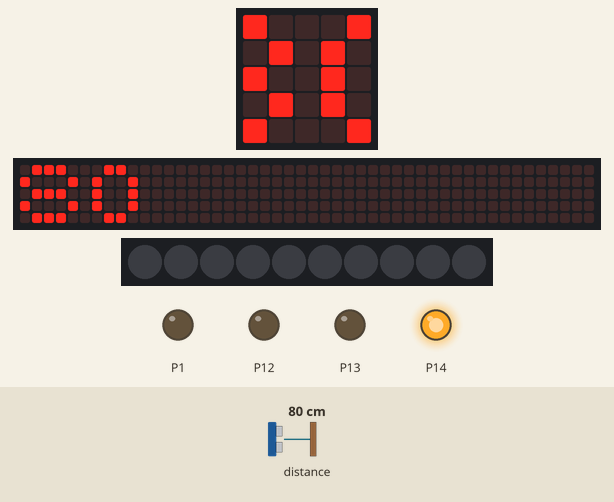
Recording of a program running on a simulated BBC micro:bit (MakeCode). On the bench: the board's 5×5 LED display, a strip that is not on the board, showing the scrolling text unrolled, 10 RGB LEDs in strip order, left to right, output pins drawn as LEDs (lit = HIGH). The inputs (shaded band) are chosen by the test bench; at power-on: distance to the obstacle 80 cm. Dim RGB values are drawn brighter than linear; the 48×5 strip is a reading aid, not a part: it shows the text the display is scrolling, unrolled, one strip-width of it at a time.

Above: at 1.28 s.
1.3 s: distance to the obstacle set to 2 cm
At 4.7 s:
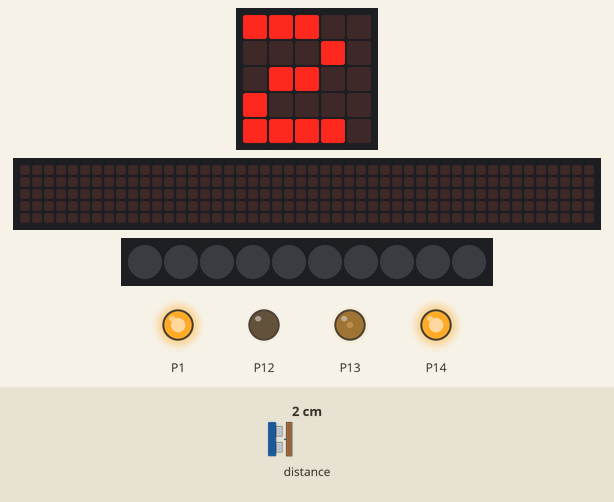
At 6.3 s:
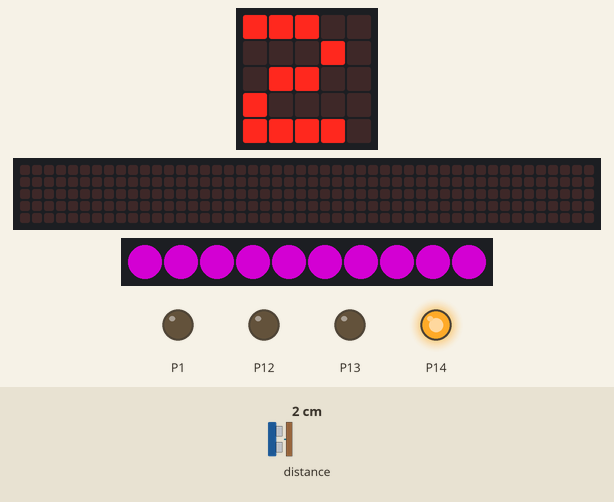
Timing chart, 0 to 22.7 s (numbered marks = the images above; inputs shaded):
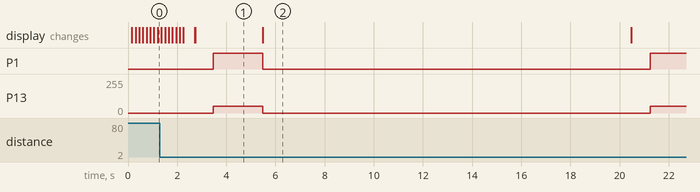

Measured:
- after the input at 1.3 s, P1: LOW → HIGH after 2.2 s, → LOW 2.0 s later, → HIGH 15.8 s later; P13: 0/255 → 50/255 after 2.2 s, → 0/255 2.0 s later, → 50/255 15.8 s later
- what the display in image 1 shows lasts 2.8 s, from 2.7 s to 5.5 s

The program:

main.ts
```typescript
let 超声波 = 0
let led灯 = neopixel.create(DigitalPin.P11, 10, NeoPixelMode.RGB)
pins.digitalWritePin(DigitalPin.P14, 1)
basic.forever(function () {
    超声波 = sonar.ping(
    DigitalPin.P8,
    DigitalPin.P9,
    PingUnit.Centimeters
    )
    basic.showNumber(超声波)
    if (超声波 < 20) {
        pins.digitalWritePin(DigitalPin.P1, 1)
        pins.digitalWritePin(DigitalPin.P12, 0)
        pins.analogWritePin(AnalogPin.P13, 200)
        basic.pause(2000)
        led灯.showColor(neopixel.colors(NeoPixelColors.Purple))
        pins.digitalWritePin(DigitalPin.P1, 0)
        pins.digitalWritePin(DigitalPin.P12, 0)
        pins.digitalWritePin(DigitalPin.P13, 0)
        basic.pause(15000)
        led灯.clear()
        led灯.show()
    }
})
```

test.ts
```typescript
// 在此处测试；当此软件包作为插件使用时，将不会编译此软件包。
```
